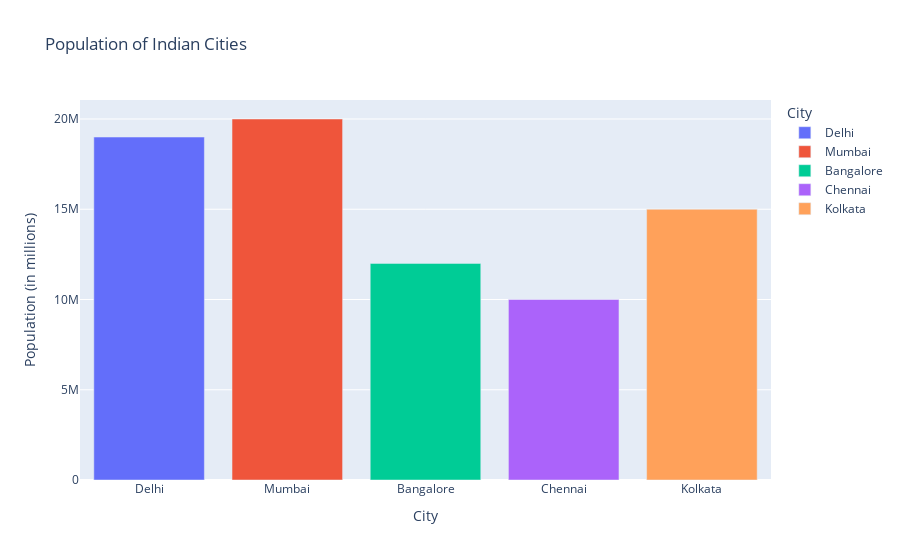

Notebook cell for this chart:
### Markdown cell above
#### Q. No. 5. Generate a bar plot using Plotly.

### Code cell
import plotly.express as px
import pandas as pd

data = {
    'City': ['Delhi', 'Mumbai', 'Bangalore', 'Chennai', 'Kolkata'],
    'Population': [19000000, 20000000, 12000000, 10000000, 15000000]
}

df = pd.DataFrame(data)

fig = px.bar(df, x='City', y='Population', title='Population of Indian Cities',
             labels={'Population': 'Population (in millions)'}, color='City')
fig.show()

### Figure 1 — Plotly figure (JSON) as saved in the notebook; plotly's stock layout.template omitted (floating-point values rounded to 4 significant figures)
{"data": [{"hovertemplate": "City=%{x}<br>Population (in millions)=%{y}<extra></extra>", "legendgroup": "Delhi", "marker": {"color": "#636efa", "pattern": {"shape": ""}}, "name": "Delhi", "orientation": "v", "showlegend": true, "textposition": "auto", "type": "bar", "x": ["Delhi"], "xaxis": "x", "y": [19000000], "yaxis": "y"}, {"hovertemplate": "City=%{x}<br>Population (in millions)=%{y}<extra></extra>", "legendgroup": "Mumbai", "marker": {"color": "#EF553B", "pattern": {"shape": ""}}, "name": "Mumbai", "orientation": "v", "showlegend": true, "textposition": "auto", "type": "bar", "x": ["Mumbai"], "xaxis": "x", "y": [20000000], "yaxis": "y"}, {"hovertemplate": "City=%{x}<br>Population (in millions)=%{y}<extra></extra>", "legendgroup": "Bangalore", "marker": {"color": "#00cc96", "pattern": {"shape": ""}}, "name": "Bangalore", "orientation": "v", "showlegend": true, "textposition": "auto", "type": "bar", "x": ["Bangalore"], "xaxis": "x", "y": [12000000], "yaxis": "y"}, {"hovertemplate": "City=%{x}<br>Population (in millions)=%{y}<extra></extra>", "legendgroup": "Chennai", "marker": {"color": "#ab63fa", "pattern": {"shape": ""}}, "name": "Chennai", "orientation": "v", "showlegend": true, "textposition": "auto", "type": "bar", "x": ["Chennai"], "xaxis": "x", "y": [10000000], "yaxis": "y"}, {"hovertemplate": "City=%{x}<br>Population (in millions)=%{y}<extra></extra>", "legendgroup": "Kolkata", "marker": {"color": "#FFA15A", "pattern": {"shape": ""}}, "name": "Kolkata", "orientation": "v", "showlegend": true, "textposition": "auto", "type": "bar", "x": ["Kolkata"], "xaxis": "x", "y": [15000000], "yaxis": "y"}], "layout": {"barmode": "relative", "legend": {"title": {"text": "City"}, "tracegroupgap": 0}, "title": {"text": "Population of Indian Cities"}, "xaxis": {"anchor": "y", "categoryarray": ["Delhi", "Mumbai", "Bangalore", "Chennai", "Kolkata"], "categoryorder": "array", "domain": [0, 1], "title": {"text": "City"}}, "yaxis": {"anchor": "x", "domain": [0, 1], "title": {"text": "Population (in millions)"}}}}
